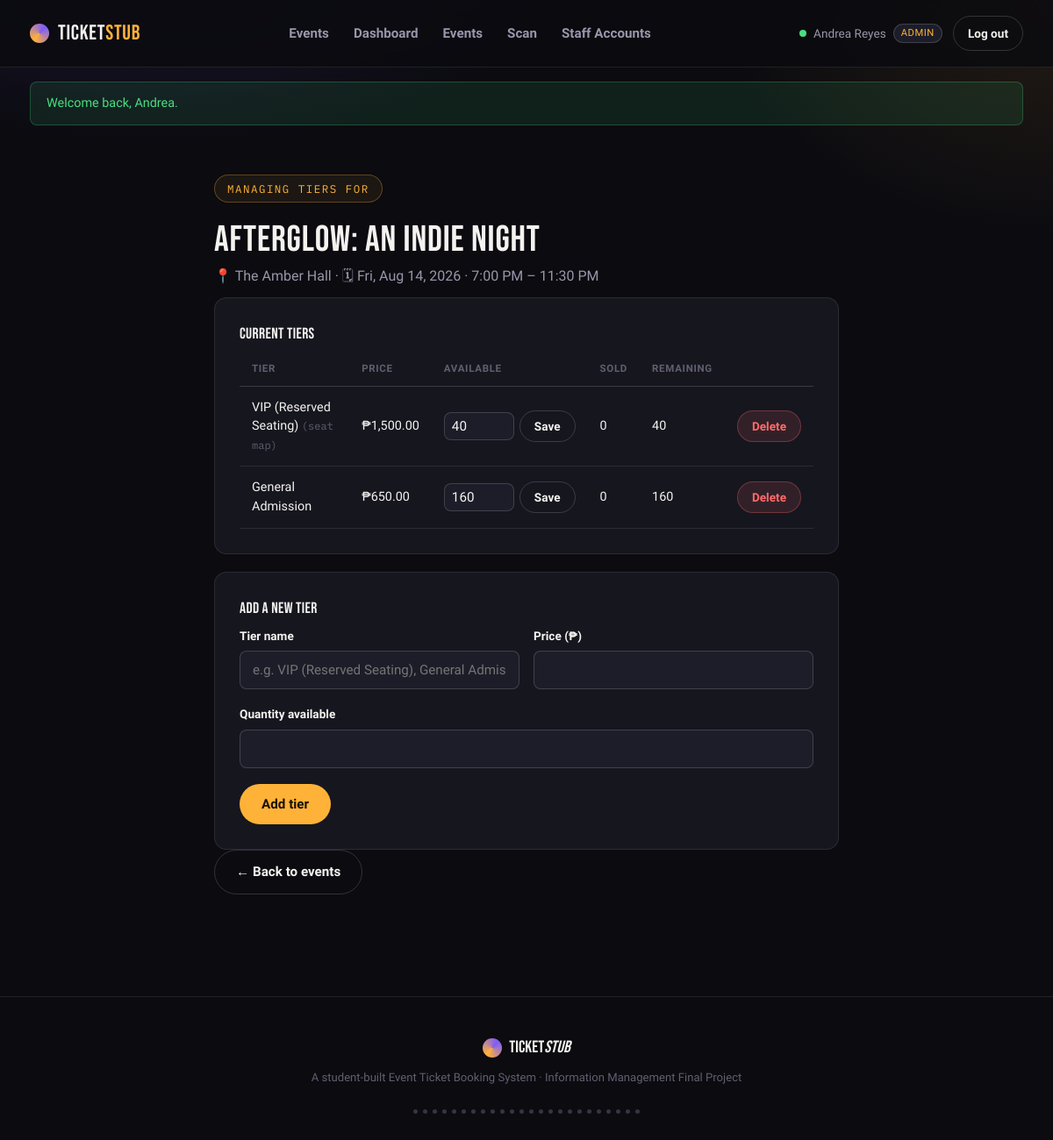
The app's page /staff/event-tiers.php?event_id=1 (signed in) with its own data.
### tables this page shows
CREATE TABLE Events (
    Event_ID          INT AUTO_INCREMENT PRIMARY KEY,
    Venue_ID           INT NOT NULL,
    Staff_ID            INT NOT NULL,                
    Event_Name         VARCHAR(150) NOT NULL,
    Event_Description  TEXT NULL,
    Category           VARCHAR(50) NULL,
    Poster_Image        VARCHAR(255) NULL,
    Start_Date_Time     DATETIME NOT NULL,
    End_Date_Time        DATETIME NOT NULL,
    Event_Status        ENUM('draft','published','cancelled','completed') NOT NULL DEFAULT 'published',
    Created_At           TIMESTAMP DEFAULT CURRENT_TIMESTAMP,
    FOREIGN KEY (Venue_ID) REFERENCES Venues(Venue_ID),
    FOREIGN KEY (Staff_ID) REFERENCES Staff(Staff_ID)
);

CREATE TABLE Venues (
    Venue_ID     INT AUTO_INCREMENT PRIMARY KEY,
    Venue_Name   VARCHAR(150) NOT NULL,
    Address      VARCHAR(255) NOT NULL,
    Max_Capacity INT NOT NULL
);

CREATE TABLE Ticket_Tiers (
    Tier_ID             INT AUTO_INCREMENT PRIMARY KEY,
    Event_ID            INT NOT NULL,
    Tier_Name            VARCHAR(50) NOT NULL,
    Price                DECIMAL(10,2) NOT NULL,
    Quantity_Available    INT NOT NULL,
    Quantity_Sold          INT NOT NULL DEFAULT 0,
    FOREIGN KEY (Event_ID) REFERENCES Events(Event_ID) ON DELETE CASCADE
);

### includes/functions.php (called while the page is built, shortened)
<?php
function e(?string $value): string {
    return htmlspecialchars($value ?? '', ENT_QUOTES, 'UTF-8');
}
function format_money(float $amount): string {
    return '₱' . number_format($amount, 2);
}
function format_date_range(string $start, string $end): string {
    $s = new DateTime($start);
    $en = new DateTime($end);
    $sameDay = $s->format('Y-m-d') === $en->format('Y-m-d');
    if ($sameDay) {
        return $s->format('D, M j, Y') . ' · ' . $s->format('g:i A') . ' – ' . $en->format('g:i A');
    }
    return $s->format('M j, Y, g:i A') . ' – ' . $en->format('M j, Y, g:i A');
}
function tier_remaining(PDO $db, int $tier_id): int {
    $stmt = $db->prepare(
        "SELECT tt.Quantity_Available -
                (SELECT COUNT(*) FROM Bookings b
                 WHERE b.Tier_ID = tt.Tier_ID AND b.Booking_Status IN ('pending','confirmed','used')) AS remaining
         FROM Ticket_Tiers tt WHERE tt.Tier_ID = ?"
    );
    $stmt->execute([$tier_id]);
    $row = $stmt->fetch();
    return $row ? max(0, (int)$row['remaining']) : 0;
}

### includes/auth.php (called while the page is built, shortened)
<?php
function base_url(string $path = ''): string {
    $script = $_SERVER['SCRIPT_NAME'] ?? '/index.php';
    $root = $script;
    foreach (['/staff/', '/customer/'] as $marker) {
        $pos = strpos($script, $marker);
        if ($pos !== false) { $root = substr($script, 0, $pos); break; }
    }
    return $root . $path;
}

### staff/event-tiers.php (the view, shortened to what this page needs)
<?php
require_once __DIR__ . '/../includes/auth.php';
require_once __DIR__ . '/../includes/functions.php';
$db = get_db();
$event_id = (int)($_GET['event_id'] ?? 0);
$stmt = $db->prepare('SELECT e.*, v.Venue_Name FROM Events e JOIN Venues v ON v.Venue_ID = e.Venue_ID WHERE e.Event_ID = ?');
$stmt->execute([$event_id]);
$event = $stmt->fetch();
$tiers_stmt = $db->prepare('SELECT * FROM Ticket_Tiers WHERE Event_ID = ? ORDER BY Price DESC');
$tiers_stmt->execute([$event_id]);
$tiers = $tiers_stmt->fetchAll();
require_once __DIR__ . '/../includes/header.php';
?>
<section class="section">
  <div class="wrap" style="max-width:760px;">
    <span class="hero-eyebrow">Managing tiers for</span>
    <h2><?= e($event['Event_Name']) ?></h2>
    <p>📍 <?= e($event['Venue_Name']) ?> · 🗓 <?= format_date_range($event['Start_Date_Time'], $event['End_Date_Time']) ?></p>
    <div class="panel">
      <h3 style="font-size:1.1rem;">Current tiers</h3>
      <?php if (!$tiers): ?>
        <p>No tiers yet — add your first one below. Name a tier containing the word "Reserved" (e.g. "VIP (Reserved Seating)") to enable seat-map selection for it.</p>
      <?php else: ?>
        <table class="data-table">
          <thead><tr><th>Tier</th><th>Price</th><th>Available</th><th>Sold</th><th>Remaining</th><th></th></tr></thead>
          <tbody>
            <?php foreach ($tiers as $t): $remaining = tier_remaining($db, $t['Tier_ID']); ?>
              <tr>
                <td><?= e($t['Tier_Name']) ?><?= stripos($t['Tier_Name'], 'reserved') !== false ? ' <span class="tier-remaining">(seat map)</span>' : '' ?></td>
                <td><?= format_money((float)$t['Price']) ?></td>
                <td>
                  <form method="post" style="display:flex; gap:6px; align-items:center;">
                    <input type="number" name="quantity_available" value="<?= (int)$t['Quantity_Available'] ?>" min="0" style="width:80px; padding:6px 8px;">
                    <button type="submit" class="btn btn-ghost btn-sm">Save</button>
                  </form>
                </td>
                <td><?= (int)$t['Quantity_Sold'] ?></td>
                <td><?= $remaining ?></td>
                <td>
                  <form method="post" onsubmit="return confirm('Remove this tier?');">
                    <button type="submit" class="btn btn-danger btn-sm">Delete</button>
                  </form>
                </td>
              </tr>
            <?php endforeach; ?>
          </tbody>
        </table>
      <?php endif; ?>
    </div>
    <div class="panel">
      <h3 style="font-size:1.1rem;">Add a new tier</h3>
      <form method="post">
        <div class="form-row">
          <div class="field"><label for="tier_name">Tier name</label><input type="text" id="tier_name" name="tier_name" placeholder="e.g. VIP (Reserved Seating), General Admission" required></div>
          <div class="field"><label for="price">Price (₱)</label><input type="number" id="price" name="price" min="0" step="0.01" required></div>
        </div>
        <div class="field"><label for="quantity_available">Quantity available</label><input type="number" id="quantity_available" name="quantity_available" min="1" required></div>
        <button type="submit" class="btn btn-primary">Add tier</button>
      </form>
    </div>
    <a class="btn btn-ghost" href="<?= base_url('/staff/events.php') ?>">← Back to events</a>
  </div>
</section>
<?php require_once __DIR__ . '/../includes/footer.php'; ?>

### assets/css/style.css (style rules this page uses)
:root { --bg: #0B0B10; --surface: #16161F; --surface-raised:#1D1D29; --surface-hover: #23222F; --border: rgba(255,255,255,0.09); --border-strong: rgba(255,255,255,0.16); --text: #F5F3EF; --text-muted: #9A96AA; --text-faint: #625E70; --amber: #FFB238; --amber-dim: #C98A22; --violet: #7C5CFC; --violet-dim: #5B3FD6; --success: #4ADE80; --danger: #FF6B6B; --font-display: 'Bebas Neue', sans-serif; --font-body: 'Work Sans', system-ui, sans-serif; --font-mono: 'IBM Plex Mono', monospace; --radius: 14px; --radius-sm: 8px; --shadow-lift: 0 12px 32px rgba(0,0,0,0.45); }
* { box-sizing: border-box; }
html { scroll-behavior: smooth; }
body { margin: 0; background: var(--bg); background-image: radial-gradient(ellipse 900px 500px at 15% -10%, rgba(124,92,252,0.18), transparent 60%), radial-gradient(ellipse 700px 500px at 100% 0%, rgba(255,178,56,0.10), transparent 55%); color: var(--text); font-family: var(--font-body); line-height: 1.5; -webkit-font-smoothing: antialiased; }
.wrap { max-width: 1180px; margin: 0 auto; padding: 0 24px; }
a { color: inherit; text-decoration: none; }
h1,h2,h3,h4 { font-family: var(--font-display); font-weight: 400; letter-spacing: 0.02em; margin: 0 0 8px; }
h2 { font-size: clamp(1.8rem, 3.6vw, 2.6rem); line-height: 1; }
h3 { font-size: 1.5rem; }
p { color: var(--text-muted); margin: 0 0 12px; }
.btn { display: inline-flex; align-items: center; justify-content: center; gap: 8px; font-family: var(--font-body); font-weight: 600; font-size: 0.95rem; padding: 13px 24px; border-radius: 999px; border: 1px solid transparent; cursor: pointer; transition: transform .15s ease, background .15s ease, border-color .15s ease; white-space: nowrap; }
.btn-primary { background: var(--amber); color: #1a1206; }
.btn-ghost { background: transparent; border-color: var(--border-strong); color: var(--text); }
.btn-sm { padding: 9px 16px; font-size: 0.85rem; }
.btn-danger { background: rgba(255,107,107,0.12); color: var(--danger); border-color: rgba(255,107,107,0.3); }
.hero-eyebrow { display: inline-flex; align-items: center; gap: 8px; font-family: var(--font-mono); font-size: 0.78rem; letter-spacing: 0.12em; text-transform: uppercase; color: var(--amber); border: 1px solid rgba(255,178,56,0.3); background: rgba(255,178,56,0.07); padding: 6px 14px; border-radius: 999px; margin-bottom: 22px; }
.section { padding: 56px 0; }
.panel { background: var(--surface); border: 1px solid var(--border); border-radius: var(--radius); padding: 28px; }
.panel + .panel { margin-top: 20px; }
.field { margin-bottom: 18px; }
.field label { display: block; font-size: 0.85rem; font-weight: 600; margin-bottom: 7px; color: var(--text); }
input[type=text], input[type=email], input[type=password], input[type=tel], input[type=number], input[type=date], input[type=datetime-local], select, textarea { width: 100%; padding: 12px 14px; border-radius: var(--radius-sm); border: 1px solid var(--border-strong); background: var(--surface-raised); color: var(--text); font-family: var(--font-body); font-size: 0.95rem; transition: border-color .15s; }
.form-row { display: grid; grid-template-columns: 1fr 1fr; gap: 16px; }
.tier-remaining { font-family: var(--font-mono); font-size: 0.75rem; color: var(--text-faint); }
table.data-table { width: 100%; border-collapse: collapse; font-size: 0.9rem; }
.data-table th { text-align: left; font-size: 0.72rem; text-transform: uppercase; letter-spacing: 0.06em; color: var(--text-faint); padding: 10px 14px; border-bottom: 1px solid var(--border-strong); }
.data-table td { padding: 13px 14px; border-bottom: 1px solid var(--border); color: var(--text); }

### records on screen
events: Event_Name "Afterglow: An Indie Night", Venue_ID.Venue_Name "The Amber Hall", Start_Date_Time+End_Date_Time "Fri, Aug 14, 2026 · 7:00 PM – 11:30 PM"
ticket_tiers: Tier_Name "VIP (Reserved Seating)", shows "(seat map)", Price "₱1,500.00", quantity_available "40", Quantity_Sold "0", remaining "40"
ticket_tiers: Tier_Name "General Admission", Price "₱650.00", quantity_available "160", Quantity_Sold "0", remaining "160"

### other values on screen
$_SESSION['user_name'] "Andrea Reyes"
current_role() "ADMIN"
$flash_success "Welcome back, Andrea."
